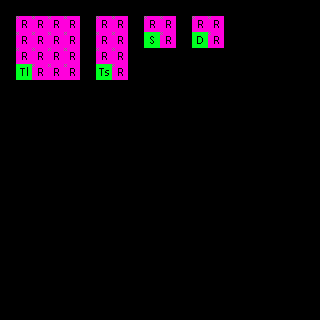

A 2D game scene composited from a Tiled map and its tileset images. What follows is a short description and the map's XML, with every tile layer's data as written:
An orthogonal 20x20 tile map with 16x16 px tiles, 2 tile layers (regions, input_set1), 2 hidden layers not drawn, 5 tilesets and 4 objects.

<map version="1.0" orientation="orthogonal" renderorder="right-down" width="20" height="20" tilewidth="16" tileheight="16" nextobjectid="11">
 <properties>
  <property name="NoOverlappingRules" value="true" />
 </properties>
 <tileset firstgid="1" name="rules_ersin_forest" tilewidth="16" tileheight="16" tilecount="60" columns="10">
  <image source="../tilesets/rules_ersin_forest.png" width="160" height="96" />
 </tileset>
 <tileset firstgid="61" name="outside_a2" tilewidth="16" tileheight="16" tilecount="768" columns="32">
  <image source="../tilesets/outside_a2.png" width="512" height="384" />
 </tileset>
 <tileset firstgid="829" name="outside_a4" tilewidth="16" tileheight="16" tilecount="960" columns="32">
  <image source="../tilesets/outside_a4.png" width="512" height="480" />
 </tileset>
 <tileset firstgid="1789" name="outside_b" tilewidth="16" tileheight="16" tilecount="1024" columns="32">
  <image source="../tilesets/outside_b.png" width="512" height="512" />
 </tileset>
 <tileset firstgid="2813" name="rules_ersin_forest" tilewidth="16" tileheight="16" tilecount="60" columns="10">
  <image source="../tilesets/rules_ersin_forest.png" width="160" height="96" />
 </tileset>
 <layer name="regions" width="20" height="20">
  <data encoding="csv">
0,0,0,0,0,0,0,0,0,0,0,0,0,0,0,0,0,0,0,0,
0,1,1,1,1,0,1,1,0,1,1,0,1,1,0,0,0,0,0,0,
0,1,1,1,1,0,1,1,0,1,1,0,1,1,0,0,0,0,0,0,
0,1,1,1,1,0,1,1,0,0,0,0,0,0,0,0,0,0,0,0,
0,1,1,1,1,0,1,1,0,0,0,0,0,0,0,0,0,0,0,0,
0,0,0,0,0,0,0,0,0,0,0,0,0,0,0,0,0,0,0,0,
0,0,0,0,0,0,0,0,0,0,0,0,0,0,0,0,0,0,0,0,
0,0,0,0,0,0,0,0,0,0,0,0,0,0,0,0,0,0,0,0,
0,0,0,0,0,0,0,0,0,0,0,0,0,0,0,0,0,0,0,0,
0,0,0,0,0,0,0,0,0,0,0,0,0,0,0,0,0,0,0,0,
0,0,0,0,0,0,0,0,0,0,0,0,0,0,0,0,0,0,0,0,
0,0,0,0,0,0,0,0,0,0,0,0,0,0,0,0,0,0,0,0,
0,0,0,0,0,0,0,0,0,0,0,0,0,0,0,0,0,0,0,0,
0,0,0,0,0,0,0,0,0,0,0,0,0,0,0,0,0,0,0,0,
0,0,0,0,0,0,0,0,0,0,0,0,0,0,0,0,0,0,0,0,
0,0,0,0,0,0,0,0,0,0,0,0,0,0,0,0,0,0,0,0,
0,0,0,0,0,0,0,0,0,0,0,0,0,0,0,0,0,0,0,0,
0,0,0,0,0,0,0,0,0,0,0,0,0,0,0,0,0,0,0,0,
0,0,0,0,0,0,0,0,0,0,0,0,0,0,0,0,0,0,0,0,
0,0,0,0,0,0,0,0,0,0,0,0,0,0,0,0,0,0,0,0
</data>
 </layer>
 <layer name="input_set1" width="20" height="20">
  <data encoding="csv">
0,0,0,0,0,0,0,0,0,0,0,0,0,0,0,0,0,0,0,0,
0,21,21,21,21,0,21,21,0,21,21,0,21,21,0,0,0,0,0,0,
0,21,21,21,21,0,21,21,0,25,21,0,35,21,0,0,0,0,0,0,
0,21,21,21,21,0,21,21,0,0,0,0,0,0,0,0,0,0,0,0,
0,15,21,21,21,0,5,21,0,0,0,0,0,0,0,0,0,0,0,0,
0,0,0,0,0,0,0,0,0,0,0,0,0,0,0,0,0,0,0,0,
0,0,0,0,0,0,0,0,0,0,0,0,0,0,0,0,0,0,0,0,
0,0,0,0,0,0,0,0,0,0,0,0,0,0,0,0,0,0,0,0,
0,0,0,0,0,0,0,0,0,0,0,0,0,0,0,0,0,0,0,0,
0,0,0,0,0,0,0,0,0,0,0,0,0,0,0,0,0,0,0,0,
0,0,0,0,0,0,0,0,0,0,0,0,0,0,0,0,0,0,0,0,
0,0,0,0,0,0,0,0,0,0,0,0,0,0,0,0,0,0,0,0,
0,0,0,0,0,0,0,0,0,0,0,0,0,0,0,0,0,0,0,0,
0,0,0,0,0,0,0,0,0,0,0,0,0,0,0,0,0,0,0,0,
0,0,0,0,0,0,0,0,0,0,0,0,0,0,0,0,0,0,0,0,
0,0,0,0,0,0,0,0,0,0,0,0,0,0,0,0,0,0,0,0,
0,0,0,0,0,0,0,0,0,0,0,0,0,0,0,0,0,0,0,0,
0,0,0,0,0,0,0,0,0,0,0,0,0,0,0,0,0,0,0,0,
0,0,0,0,0,0,0,0,0,0,0,0,0,0,0,0,0,0,0,0,
0,0,0,0,0,0,0,0,0,0,0,0,0,0,0,0,0,0,0,0
</data>
 </layer>
 <layer name="output_under4 trees" width="20" height="20" visible="0">
  <data encoding="csv">
0,0,0,0,0,0,0,0,0,0,0,0,0,0,0,0,0,0,0,0,
0,0,0,0,0,0,0,0,0,0,0,0,0,0,0,0,0,0,0,0,
0,0,0,0,0,0,0,0,0,2603,2604,0,2597,2598,0,0,0,0,0,0,
0,2749,2750,2751,2752,0,2567,2568,0,0,0,0,0,0,0,0,0,0,0,0,
0,2781,2782,2783,2784,0,2599,2600,0,0,0,0,0,0,0,0,0,0,0,0,
0,0,0,0,0,0,0,0,0,0,0,0,0,0,0,0,0,0,0,0,
0,0,0,0,0,0,0,0,0,0,0,0,0,0,0,0,0,0,0,0,
0,0,0,0,0,0,0,0,0,0,0,0,0,0,0,0,0,0,0,0,
0,0,0,0,0,0,0,0,0,0,0,0,0,0,0,0,0,0,0,0,
0,0,0,0,0,0,0,0,0,0,0,0,0,0,0,0,0,0,0,0,
0,0,0,0,0,0,0,0,0,0,0,0,0,0,0,0,0,0,0,0,
0,0,0,0,0,0,0,0,0,0,0,0,0,0,0,0,0,0,0,0,
0,0,0,0,0,0,0,0,0,0,0,0,0,0,0,0,0,0,0,0,
0,0,0,0,0,0,0,0,0,0,0,0,0,0,0,0,0,0,0,0,
0,0,0,0,0,0,0,0,0,0,0,0,0,0,0,0,0,0,0,0,
0,0,0,0,0,0,0,0,0,0,0,0,0,0,0,0,0,0,0,0,
0,0,0,0,0,0,0,0,0,0,0,0,0,0,0,0,0,0,0,0,
0,0,0,0,0,0,0,0,0,0,0,0,0,0,0,0,0,0,0,0,
0,0,0,0,0,0,0,0,0,0,0,0,0,0,0,0,0,0,0,0,
0,0,0,0,0,0,0,0,0,0,0,0,0,0,0,0,0,0,0,0
</data>
 </layer>
 <layer name="output_over5 trees" width="20" height="20" visible="0">
  <data encoding="csv">
0,0,0,0,0,0,0,0,0,0,0,0,0,0,0,0,0,0,0,0,
0,2685,2686,2687,2688,0,2503,2504,0,2571,2572,0,2565,2566,0,0,0,0,0,0,
0,2717,2718,2719,2720,0,2535,2536,0,0,0,0,0,0,0,0,0,0,0,0,
0,0,0,0,0,0,0,0,0,0,0,0,0,0,0,0,0,0,0,0,
0,0,0,0,0,0,0,0,0,0,0,0,0,0,0,0,0,0,0,0,
0,0,0,0,0,0,0,0,0,0,0,0,0,0,0,0,0,0,0,0,
0,0,0,0,0,0,0,0,0,0,0,0,0,0,0,0,0,0,0,0,
0,0,0,0,0,0,0,0,0,0,0,0,0,0,0,0,0,0,0,0,
0,0,0,0,0,0,0,0,0,0,0,0,0,0,0,0,0,0,0,0,
0,0,0,0,0,0,0,0,0,0,0,0,0,0,0,0,0,0,0,0,
0,0,0,0,0,0,0,0,0,0,0,0,0,0,0,0,0,0,0,0,
0,0,0,0,0,0,0,0,0,0,0,0,0,0,0,0,0,0,0,0,
0,0,0,0,0,0,0,0,0,0,0,0,0,0,0,0,0,0,0,0,
0,0,0,0,0,0,0,0,0,0,0,0,0,0,0,0,0,0,0,0,
0,0,0,0,0,0,0,0,0,0,0,0,0,0,0,0,0,0,0,0,
0,0,0,0,0,0,0,0,0,0,0,0,0,0,0,0,0,0,0,0,
0,0,0,0,0,0,0,0,0,0,0,0,0,0,0,0,0,0,0,0,
0,0,0,0,0,0,0,0,0,0,0,0,0,0,0,0,0,0,0,0,
0,0,0,0,0,0,0,0,0,0,0,0,0,0,0,0,0,0,0,0,
0,0,0,0,0,0,0,0,0,0,0,0,0,0,0,0,0,0,0,0
</data>
 </layer>
 <objectgroup name="output_low_blocker" visible="0">
  <object id="9" x="144" y="16" width="32" height="16" />
  <object id="10" x="192" y="16" width="32" height="16" />
 </objectgroup>
 <objectgroup name="output_high_blocker" visible="0">
  <object id="7" x="16" y="48" width="64" height="16" />
  <object id="8" x="96" y="48" width="32" height="16" />
 </objectgroup>
</map>
